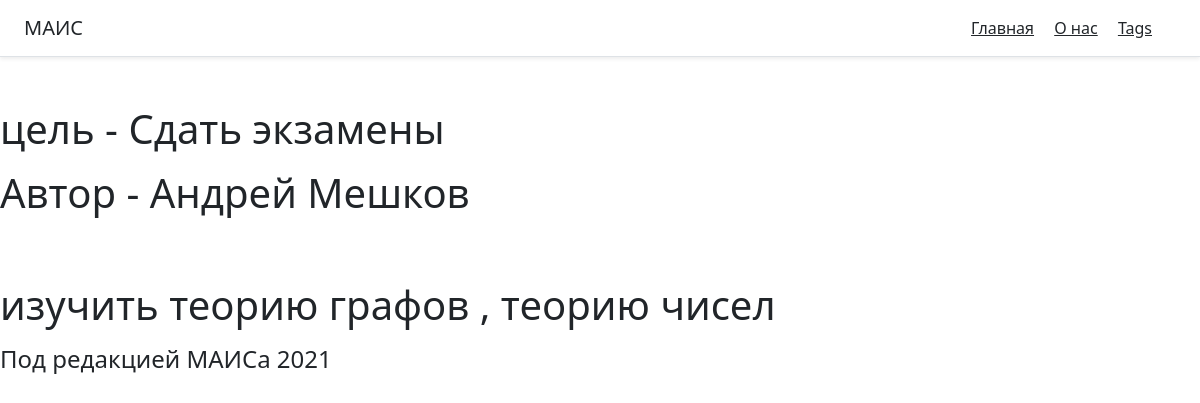
/book/сдать-экзамены-1618000207/, run on the app's committed database.
### main/models.py (models this page shows, shortened)
class Book(models.Model):
    title = models.CharField(max_length=20, db_index=True)
    slug = models.SlugField(max_length=150, blank=True, unique=True)
    autor = models.CharField(max_length =150 , db_index=True)
    tags = models.ManyToManyField('Tag', blank=True, related_name='books')
    date_pub = models.DateTimeField(auto_now_add=True)
    text = models.TextField(max_length=500, blank=True)
    class Meta:
        ordering = ['date_pub']

### main/views.py (the view)
# urls.py: path('book/<str:slug>/', BookDetail.as_view(), name='book_detail_url'),
class BookDetail(ObjectDetailMixin, View):
    model = Book
    template = 'main/book_detail.html'

### main/utils.py (called while the page is built)
    def get(self, request, slug):
        obj = get_object_or_404(self.model, slug__iexact=slug)
        return render(request, self.template , context={self.model.__name__.lower(): obj})

### main/templates/main/book_detail.html (shortened to what this page needs)
{% extends 'main/base.html' %}
{% block content %}
<h1 class="mt-5">
    <p> цель -  {{book.title}}</p>
    <p> Автор - {{ book.autor }} </p> <br>
    <p> {{book.text}} </p>
</h1>
<h4> Под редакцией МАИСа 2021</h4>
{% endblock %}

### data on the page
Book: title "Сдать экзамены", autor "Андрей Мешков", text "изучить теорию графов , теорию чисел"
